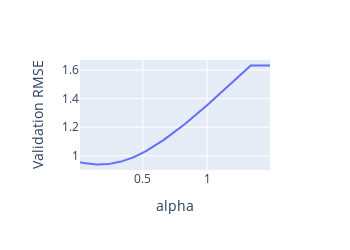

The notebook cell this image was saved under:
### Markdown cell above
As $ \alpha $ increases, the model fitting is penalized more heavily and many coefficients shrink to 0. The lefthand side of the plot shows greater model complexity and corresponds to small $ \alpha $. Notice that for $ \alpha = 0.5 $, nearly all of the coefficients are 0. 

We can also plot the RMSE as a function of $ \alpha $ to see how it changes with the increase in the penalty:

### Code cell
px.line(x=alphas, y=rmses,
        labels={"x": "alpha", "y": "Validation RMSE"},
        width=350, height=250)

### Figure 1 — Plotly figure (JSON) as saved in the notebook; plotly's stock layout.template omitted (floating-point values rounded to 4 significant figures; data arrays with more than 128 entries replaced by an {"elided": "..."} marker saying what was removed)
{"data": [{"hovertemplate": "alpha=%{x}<br>Validation RMSE=%{y}<extra></extra>", "legendgroup": "", "line": {"color": "#636efa", "dash": "solid"}, "marker": {"symbol": "circle"}, "mode": "lines", "name": "", "orientation": "v", "showlegend": false, "type": "scatter", "x": {"elided": "149 float values"}, "xaxis": "x", "y": {"elided": "149 float values"}, "yaxis": "y"}], "layout": {"height": 250, "legend": {"tracegroupgap": 0}, "margin": {"t": 60}, "width": 350, "xaxis": {"anchor": "y", "domain": [0, 1], "title": {"text": "alpha"}}, "yaxis": {"anchor": "x", "domain": [0, 1], "title": {"text": "Validation RMSE"}}}}
